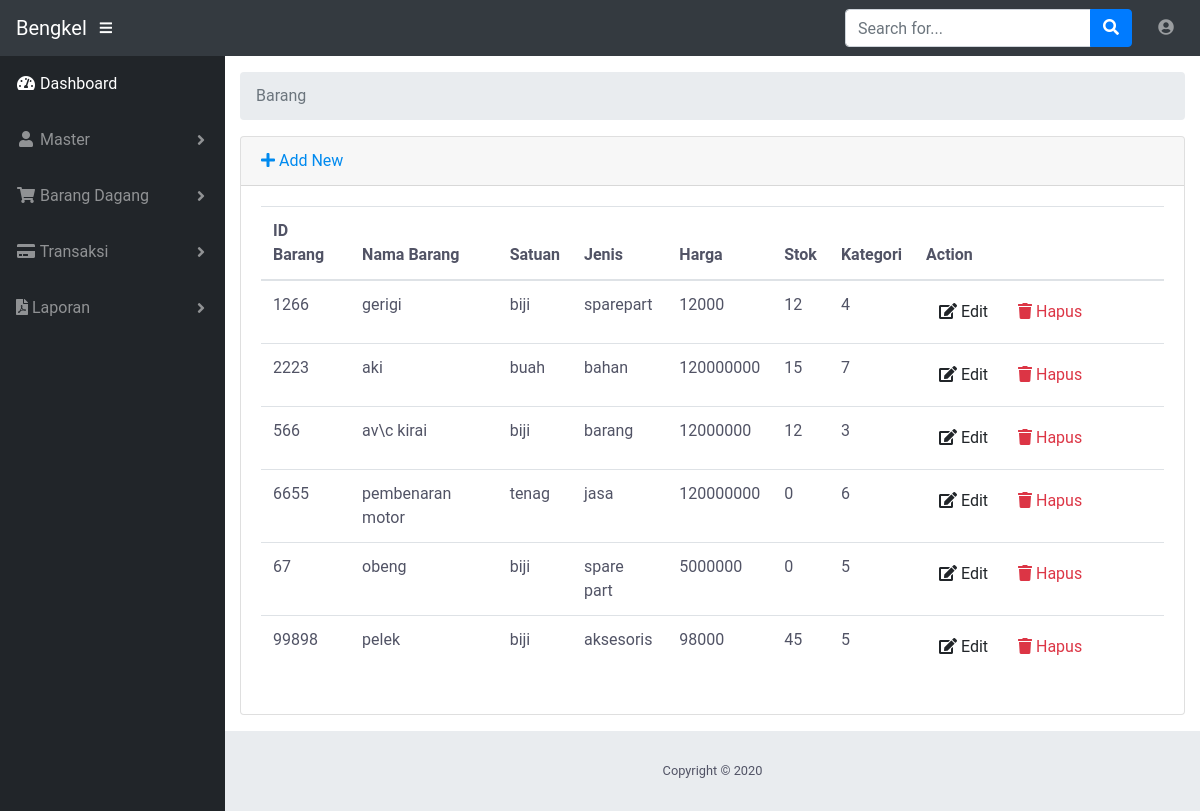
/index.php/barang, run on the app's committed database.
### tables this page shows
CREATE TABLE `barang` (
  `id` varchar(10) NOT NULL,
  `id_toko` varchar(10) NOT NULL,
  `nama` varchar(25) NOT NULL,
  `satuan` varchar(5) NOT NULL,
  `jenis` varchar(10) NOT NULL,
  `harga` int(11) NOT NULL,
  `stok` smallint(6) NOT NULL,
  `kategori` tinyint(3) NOT NULL
);

### application/controllers/Barang.php (called while the page is built, shortened)
<?php
class Barang extends CI_Controller
{
    public function __construct()
    {
        $this->load->model("product_model");
        $this->load->model('m_kat');
        $this->load->library('form_validation');
    }
    public function index()
    {
        $this->load->view('templates/header');
        $data["products"] = $this->product_model->getAll();
        $data['kategori'] = $this->m_kat->view();
        $this->load->view("admin/master/barang/tampil", $data);
        $this->load->view('templates/footer');
    }
}

### index.php (called while the page is built, shortened)
<?php
require_once BASEPATH.'core/CodeIgniter.php';

### application/models/Product_model.php (called while the page is built, shortened)
<?php defined('BASEPATH') OR exit('No direct access allowed');
class Product_model extends CI_Model
{
	private $_table = "barang";
	public function getAll()
	{
		return $this->db->get($this->_table)->result();
	}
}
?>

### application/views/admin/master/barang/tampil.php (the view, shortened to what this page needs)
<body id="page-top">
	<?php $this->load->view("admin/_partials/navbar.php") ?>
	<div id="wrapper">
		<?php $this->load->view("admin/_partials/sidebar.php") ?>
		<div id="content-wrapper">
			<div class="container-fluid">
				<?php $this->load->view("admin/_partials/breadcrumb.php") ?>
				<div class="card mb-3">
					<div class="card-header">
						<a href="<?php echo site_url('barang/add') ?>"><i class="fas fa-plus"></i> Add New</a>
					</div>
					<div class="card-body">
						<div class="table-responsive">
							<table class="table table-hover" id="dataTable" width="100%" cellspacing="0">
								<thead>
									<tr>
										<th>ID Barang</th>
										<th>Nama Barang</th>
										<th>Satuan</th>
										<th>Jenis</th>
										<th>Harga</th>
										<th>Stok</th>
										<th>Kategori</th>
										<th>Action</th>
									</tr>
								</thead>
								<tbody>
									<?php foreach ($products as $product): ?>
									<tr>
										<td >
											<?php echo $product->id ?>
										</td>
										<td>
											<?php echo $product->nama ?>
										</td>
										<td>
											<?php echo $product->satuan ?>
										</td>
										<td>
											<?php echo $product->jenis ?>
										</td>
										<td>
											<?php echo $product->harga ?>
										</td>
										<td>
											<?php echo $product->stok ?>
										</td>
										<td>
											<?php echo $product->kategori ?>
										</td>
										<td width="250">
											<a href="<?php echo site_url('barang/edit/'.$product->id) ?>"
											 class="btn btn-small"><i class="fas fa-edit"></i> Edit</a>
											 <a onclick="deleteConfirm('<?php echo site_url('barang/delete/'.$product->id) ?>')" class="btn btn-small text-danger" data-toggle="modal" data-target="#modal_hapus1<?php echo $product->id;?>"><i class="fas fa-trash"></i> Hapus</a>
										</td>
									</tr>
									<?php endforeach; ?>
								</tbody>
							</table>
						</div>
					</div>
				</div>
			</div>
			<?php $this->load->view("admin/_partials/footer.php") ?>
		</div>
	</div>
</body>
</html>

### application/views/templates/header.php (shortened to what this page needs)
<!DOCTYPE html>
<html lang="en">
<head>
  <link href="<?php echo base_url('assets/') ?>vendor/fontawesome-free/css/all.min.css" rel="stylesheet" type="text/css">
  <link href="<?php echo base_url('assets/') ?>vendor/datatables/dataTables.bootstrap4.css" rel="stylesheet">
  <link href="<?php echo base_url('assets/') ?>css/sb-admin.css" rel="stylesheet">
  <link rel="stylesheet" type="text/css" href="<?php echo base_url('assets/') ?>css/dolands-ux.css">
  <link rel="stylesheet" type="text/css" href="<?php echo base_url('assets/') ?>css/dolands-thems.css">
  <link rel="stylesheet" type="text/css" href="<?php echo base_url('assets/') ?>css/dolands-admin.css">
</head>

### application/views/admin/_partials/navbar.php (shortened to what this page needs)
<nav class="navbar navbar-expand navbar-dark bg-dark static-top">
    <a class="navbar-brand mr-1" href="http://localhost/bengkel/master">Bengkel</a>
    <button class="btn btn-link btn-sm text-white order-1 order-sm-0" id="sidebarToggle" href="#">
      <i class="fas fa-bars"></i>
    </button>
    <form class="d-none d-md-inline-block form-inline ml-auto mr-0 mr-md-3 my-2 my-md-0">
      <div class="input-group">
        <input type="text" class="form-control" placeholder="Search for..." aria-label="Search" aria-describedby="basic-addon2">
        <div class="input-group-append">
          <button class="btn btn-primary" type="button">
            <i class="fas fa-search"></i>
          </button>
        </div>
      </div>
    </form>
    <ul class="navbar-nav ml-auto ml-md-0">
      <li class="nav-item dropdown no-arrow">
        <a class="nav-link dropdown-toggle" href="#" id="userDropdown" role="button" data-toggle="dropdown" aria-haspopup="true" aria-expanded="false">
          <i class="fas fa-user-circle fa-fw"></i>
        </a>
      </li>
    </ul>
  </nav>

### application/views/admin/_partials/sidebar.php (shortened to what this page needs)
<ul class="sidebar navbar-nav">
      <li class="nav-item <?php echo $this->uri->segment(2) == '' ? 'active': '' ?>">
        <a class="nav-link" href="<?php echo base_url('master') ?>">
          <i class="fas fa-fw fa-tachometer-alt"></i>
          <span>Dashboard</span>
        </a>
      </li>
      <li class="nav-item dropdown">
        <a class="nav-link dropdown-toggle" href="#" id="pagesDropdown" role="button" data-toggle="dropdown" aria-haspopup="true" aria-expanded="false">
          <i class="fas fa-fw fa-user"></i>
          <span>Master</span>
        </a>
      </li>
      <li class="nav-item dropdown">
        <a class="nav-link dropdown-toggle" href="#" id="pagesDropdown" role="button" data-toggle="dropdown" aria-haspopup="true" aria-expanded="false">
          <i class="fas fa-fw fa-shopping-cart"></i>
          <span>Barang Dagang</span>
        </a>
      </li>
      <li class="nav-item dropdown">
        <a class="nav-link dropdown-toggle" href="#" id="pagesDropdown" role="button" data-toggle="dropdown" aria-haspopup="true" aria-expanded="false">
          <i class="fas fa-fw fa-credit-card"></i>
          <span>Transaksi</span>
        </a>
      </li>
       <li class="nav-item dropdown <?php echo $this->uri->segment(2) == 'crud' ? 'active': '' ?>">
        <a class="nav-link dropdown-toggle" href="#" id="pagesDropdown" role="button" data-toggle="dropdown" aria-haspopup="true"
            aria-expanded="false">
            <i class="fas fa-file-pdf"></i>
            <span>Laporan</span>
        </a>
    </li>
    </ul>

### application/views/admin/_partials/breadcrumb.php
<ol class="breadcrumb">
<?php foreach ($this->uri->segments as $segment): ?>
	<?php
		$url = substr($this->uri->uri_string, 0, strpos($this->uri->uri_string, $segment)) . $segment;
		$is_active =  $url == $this->uri->uri_string;
	?>
	<li class="breadcrumb-item <?php echo $is_active ? 'active': '' ?>">
		<?php if($is_active): ?>
			<?php echo ucfirst($segment) ?>
		<?php else: ?>
			<a href="<?php echo site_url($url) ?>"><?php echo ucfirst($segment) ?></a>
		<?php endif; ?>
	</li>
<?php endforeach; ?>
</ol>

### application/views/admin/_partials/footer.php
<footer class="sticky-footer">
  <div class="container my-auto">
    <div class="copyright text-center my-auto">
      <span>Copyright © <?php echo  Date('Y') ?></span>
    </div>
  </div>
</footer>

### application/views/templates/footer.php (shortened to what this page needs)
</body>
</html>

### assets/css/dolands-ux.css (style rules this page uses)
html,body { background: #FFFFFF; color: #515365; font-family: 'Roboto','Helvetica','Calibri'; overflow-x: hidden; height: 100%; width: 100%; -webkit-transition: all 0.4s ease-in-out; -moz-transition: all 0.4s ease-in-out; -ms-transition: all 0.4s ease-in-out; -o-transition: all 0.4s ease-in-out; transition: all 0.4s ease-in-out; }
* { box-sizing: border-box; margin: 0; padding: 0; }
a { color: #008AEF; text-decoration: none; }

### data on the page
barang: id "1266", nama "gerigi", satuan "biji", jenis "sparepart", harga "12000", stok "12", kategori "4"
barang: id "2223", nama "aki", satuan "buah", jenis "bahan", harga "120000000", stok "15", kategori "7"
barang: id "566", nama "av\\c kirai", satuan "biji", jenis "barang", harga "12000000", stok "12", kategori "3"
barang: id "6655", nama "pembenaran motor", satuan "tenag", jenis "jasa", harga "120000000", stok "0", kategori "6"
barang: id "67", nama "obeng", satuan "biji", jenis "spare part", harga "5000000", stok "0", kategori "5"
barang: id "99898", nama "pelek", satuan "biji", jenis "aksesoris", harga "98000", stok "45", kategori "5"

### other printed values
$segment "Barang"
Date('Y') "2020"
